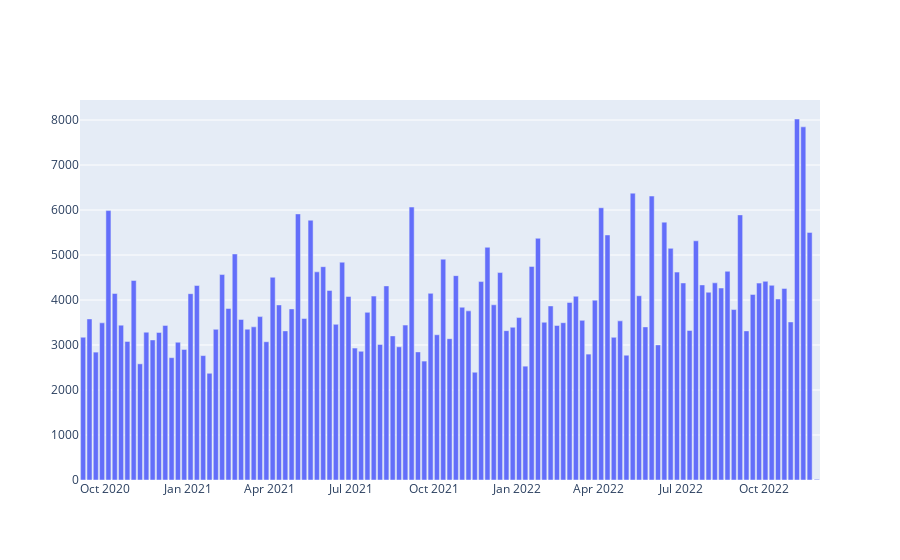

The notebook cell this image was saved under:
### Markdown cell above
#### And visualizing all returned records, but aggregating transactions by week

### Code cell
from plotly.offline import init_notebook_mode, iplot
import plotly.graph_objects as go

if not df.empty:
    agg_dict = {
        'timestamp': 'first',
        'transactionCount': 'sum'
    }
    df['timestamp'] = pd.to_timedelta(df['timestamp'], 'ms')
    df = df.set_index(df['timestamp']).resample('7d', label='left', closed='left').agg(agg_dict)
    df['date'] = pd.to_datetime(df['timestamp'], unit='ns').dt.strftime('%Y-%m-%d')

    init_notebook_mode(connected=True)
    data = [go.Bar(x=df.date, y=df.transactionCount)]
    iplot(data, filename='jupyter-basic_bar')
